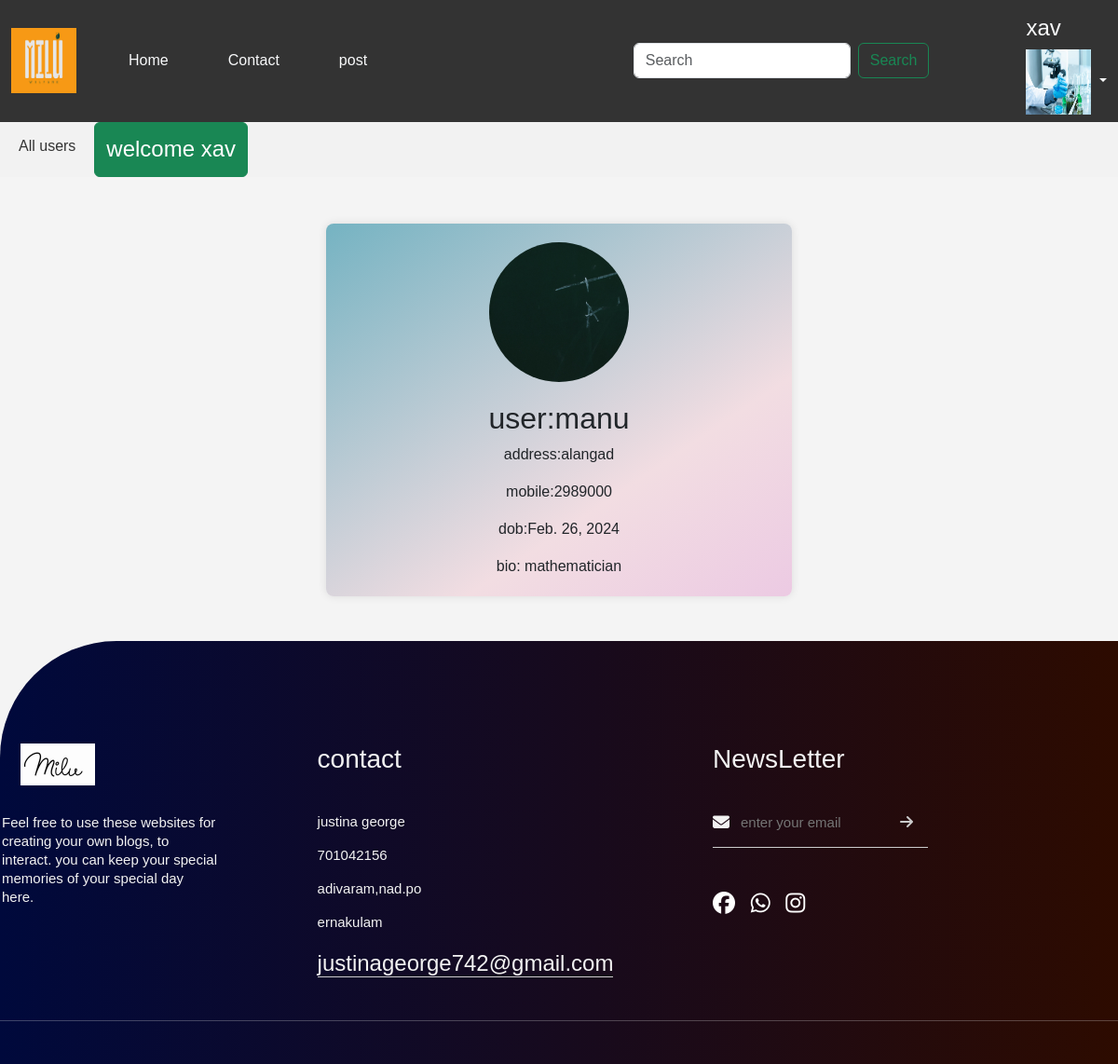
Screenshot of /profiles/2/ (signed in) with the database file from the repository.
### blogapp/models.py (models this page shows, shortened)
class UserProfile(models.Model):
    user=models.OneToOneField(User,on_delete=models.CASCADE,related_name="profile",null=True)
    address=models.CharField(max_length=200,null=True)
    phone=models.CharField(max_length=200,null=True)
    profile_pic=models.ImageField(upload_to="profile_pics",null=True,blank=True)
    dob=models.DateField(null=True)
    bio=models.CharField(max_length=200,null=True)
    following=models.ManyToManyField("self",related_name="followed_by",symmetrical=False,null=True)
    block=models.ManyToManyField("self",related_name="blocked",symmetrical=False,null=True)

### blogapp/views.py (the view)
# urls.py: path("profiles/<int:pk>/",views.profileDetailView.as_view(),name="update"),
@method_decorator(decs,name="dispatch")
class profileDetailView(DetailView):
    template_name="profile_detail.html"
    model=UserProfile
    context_object_name="data"

### blogapp/templates/profile_detail.html (shortened to what this page needs)
{%extends 'base.html'%}
{%block body_block%}
{%load static%}
<div class="profile-container mb-5">
    <div class="profile-picture">
       {%if data.profile_pic%}
        <img src="{{data.profile_pic.url}}" alt="profilepic" width="300px" height="200px">
         {%else%}
         <img src="{%static 'images/t.jpeg'%}" alt="profilepic" width="100%" height="200px">
         {%endif%}
    </div>
    <div class="user-details">
        <h2>user:{{data.user}}</h2>
        <p>address:{{data.address}}</p>
        <p>mobile:{{data.phone}}</p>
         <p>dob:{{data.dob}}</p>
        <div class="bio">
          bio:  {{data.bio}}
        </div>
    </div>
</div>
{%endblock%}

### blogapp/templates/base.html (shortened to what this page needs)
<!DOCTYPE html>
{%load static%}
<html lang="en">
<head>
    <link rel="stylesheet" href="{%static 'css/style.css' %}">
    <link href="https://cdn.jsdelivr.net/npm/bootstrap@5.3.3/dist/css/bootstrap.min.css" rel="stylesheet">
    <link rel="stylesheet" href="https://cdnjs.cloudflare.com/ajax/libs/font-awesome/6.5.1/css/all.min.css" />
</head>
<body>
    <div class="sticky-top">
        <nav class="navbar navbar-expand-lg ">
            <div class="container-fluid">
                <a><img src="{%static 'images/logo.jpg' %}" class="mt" alt="" width="70px" height="70px" ></a>
              <div class="collapse navbar-collapse" id="navbarScroll">
                <ul class="navbar-nav me-auto my-2 my-lg-0 navbar-nav-scroll" style="--bs-scroll-height: 100px;">
                  <li class="nav-item">
                    <a class="nav-link active text-light ms-5" aria-current="page" href="{%url 'home'%}">Home</a>
                  </li>
                  <li class="nav-item">
                    <a class="nav-link text-light ms-5" href="#">Contact</a>
                  </li>
                  <li class="nav-item ">
                    <a class="nav-link active text-light ms-5" aria-current="page" href="{%url 'createpost'%}">post</a>
                  </li>
                </ul>
                <form1 class="d-none d-lg-flex me-2" role="search">
                  <input class="form-control me-2" type="search" placeholder="Search" aria-label="Search">
                  <button1 class="btn btn-outline-success me-5" type="submit">Search</button1>
                </form1>
                <li class="nav-item dropdown mt-2 d-none d-lg-block ">
                    <a class="nav-link dropdown-toggle text-light ms-5" href="#" role="button" data-bs-toggle="dropdown" aria-expanded="false">
                        {%if request.user.profile.profile_pic%}
                        <h4>{{request.user}}</h4>
                        <img class="profile-small" src="{{request.user.profile.profile_pic.url}} " alt="avatar" width="70px" height="70px">
                       {%else%}
                       <h4>{{request.user}}</h4>
                       <img class="profile-small" src="{%static 'images/th.jpeg'%} " alt="avatar" width="70px" height="70px">
                       {%endif%}
                    </a>
                  </li>
              </div>
            </div>
          </nav>
          <div class="navbar-secondary" id="nav2">
            <a href="{%url 'profilelist'%}">All users</a>
            <button class="btn btn-success me-5"><h4 class="mt-2" >welcome {{request.user}}</h4></button>
          </div>
    </div>
{%block body_block%}
{%endblock%}
<footer class="foot">
  <div class="row ">
      <div class="col2 col-lg-3 col-md-6 col-sm-12 ">
          <img src="{%static 'images/logo1.jpeg' %}" alt="no image" class="logo1">
          <p >Feel free to use these websites for creating your own blogs, to interact. you can keep your special memories of your special day here.</p>
      </div>
      <div class="col2 ">
          <h3>contact</h3>
          <p>justina george</p>
          <p>701042156</p>
          <p>adivaram,nad.po</p>
          <p>ernakulam</p>
          <h4 class="email">justinageorge742@gmail.com</h4>
      </div>
      <div class="col2 col-lg-3 col-md-6 col-sm-12 ">
          <h3>NewsLetter</h3>
          <form class="fo">
              <i class="fa-solid fa-envelope"></i>
              <input type="email" placeholder="enter your email" required>
               <button type="submit"><i class="fa-solid fa-arrow-right"></i></button>
          </form>
          <div class="social-icons">
              <i class="fa-brands fa-facebook mb-3"></i>
              <i class="fa-brands fa-whatsapp mb-3"></i>
              <i class="fa-brands fa-instagram mb-3"></i>
          </div>
      </div>
  </div>
  <hr>
</footer>
</body>
</html>

### blogapp/static/css/style.css (style rules this page uses)
nav { background-color: #333; color:#ccc; }
.navbar-secondary { background-color: #f2f2f2; overflow: hidden; }
.navbar-secondary a { float:left; display:block; color:#333; text-align: center; padding:14px 20px; text-decoration: none; }
.nav-item { list-style: none; }
.foot { width: 100%; position: relative; bottom: 0; background: linear-gradient(to right, #00093c, #2d0b00); color:black; padding:100px 0 30px; border-top-left-radius: 125px; font-size: 13px; line-height: 20px; color:#f2f2f2 }
.row { width:85%; margin: auto; display:flex; flex-wrap: wrap; align-items: flex-start; justify-content: space-between; }
.col2 { flex-basis:25%; padding:10px; font-size: 15px; margin-left: 2px; }
.logo1 { width:80px; margin-bottom: 30px; margin-left: 20px; }
.col2 h3 { width:fit-content; position: relative; margin-bottom: 40px; }
.email { width:fit-content; border-bottom: 1px solid #ccc; margin:20px 0; }
ul li a { text-decoration: none; color:white; }
.fo { padding-bottom: 15px; display: flex; align-items: center; justify-content: space-between; border-bottom: 1px solid #ccc; margin-bottom: 50px; }
.fo i { font-size: 18px; margin-right: 10px; }
.fo input { width:100%; background: transparent; color: #ccc; border:0; outline: none; }
.fo button { background: transparent; border:0; outline: none; cursor:pointer; }
.fo button i { color:#ccc; font-size: 16px; }
.social-icons { font-size: 24px; }
.social-icons i { margin-right: 10px; color: #fff; border-radius: 50%; cursor:pointer; line-height: 14px; }
.col2:nth-child(2) { flex-basis: 15%; margin-left: 3px; }
.col2:nth-child(2) { flex-basis: 15%; }

### blogapp/templates/profile_detail.html (style rules this page uses)
body { font-family: Arial, Helvetica, sans-serif; background-color: #f4f4f4; margin: 0; padding: 0; }
.profile-container { max-width: 500px; margin: 20px auto; background-color: #fff; border-radius: 8px; box-shadow: 0 0 10px rgba(0, 0, 0, 0.1); padding: 20px; margin-top: 50px; background: rgb(117,179,194); background: linear-gradient(146deg, rgba(117,179,194,1) 0%, rgba(242,221,226,1) 68%, rgba(236,202,227,1) 100%); }
.profile-picture { width:150px; height:150px; overflow: hidden; margin: 0 auto 20px; border-radius: 50%; }
.profile-picture img { object-fit: cover; }
.user-details { text-align: center; }

### rows the page displays
UserProfile: profile_pic (picture), user "manu", address "alangad", phone "2989000", dob "Feb. 26, 2024", bio "mathematician"

### other values shown
{{ request.user }} "xav"
